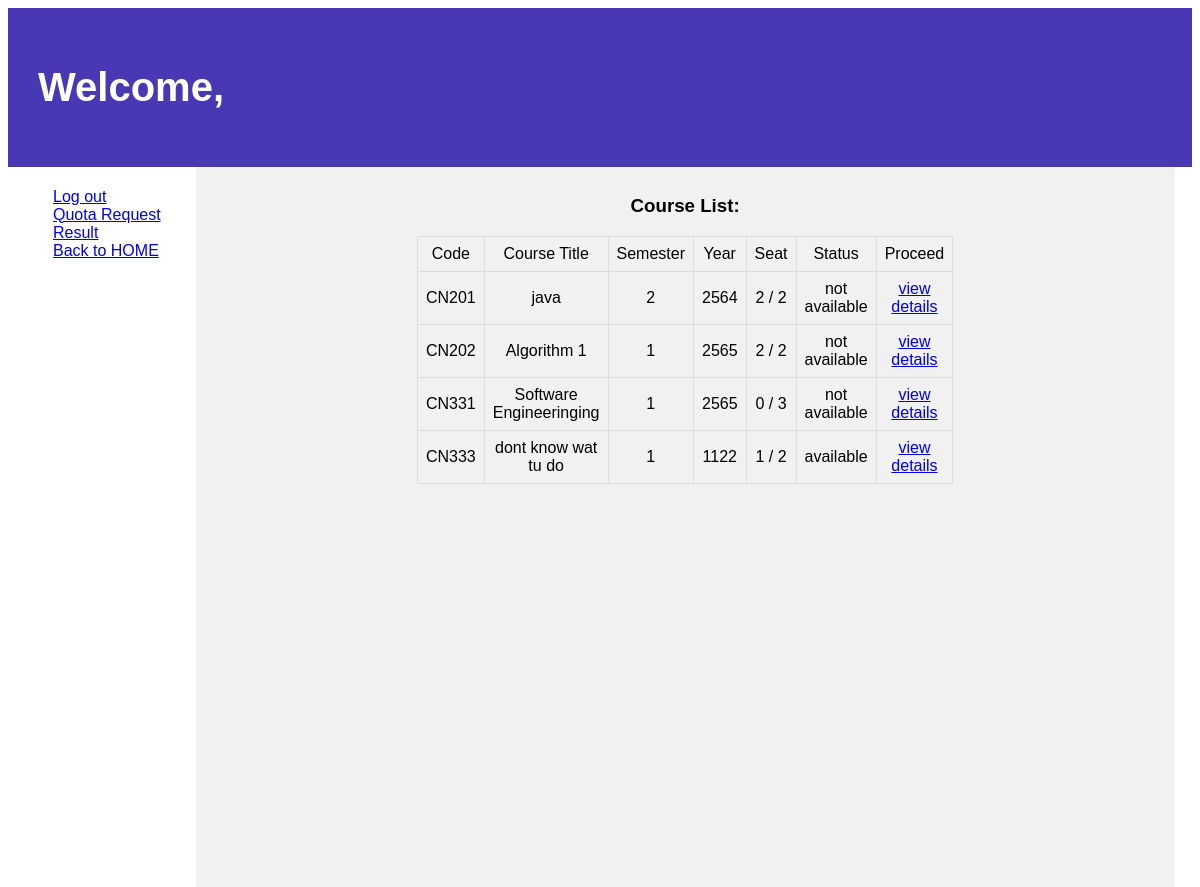
Before: /courses/ with the older database file.
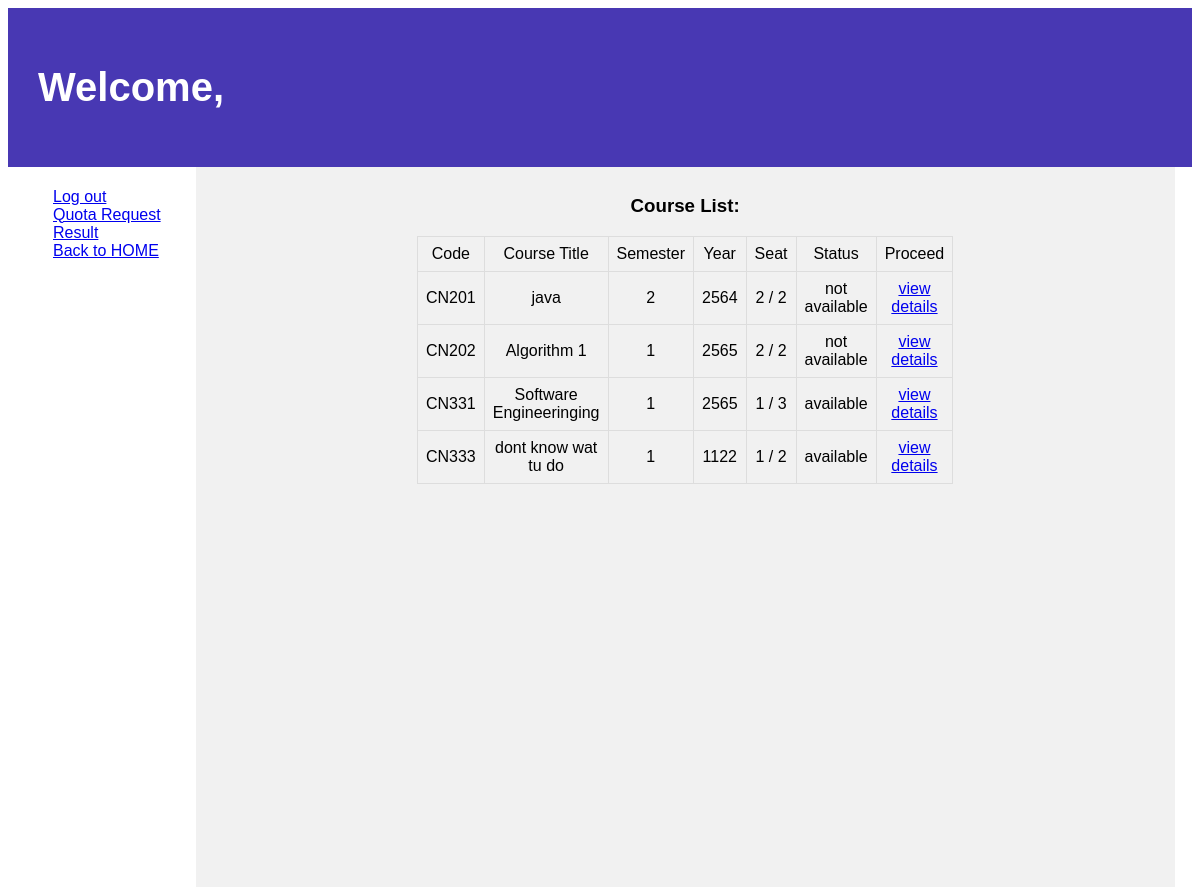
After: the same page with the newer database file.
### courses/models.py (models this page shows, shortened)
class Course(models.Model):
    c_id = models.CharField(max_length=5, unique=True)
    title = models.CharField(max_length=64, null=True, blank=True)
    semmester = models.IntegerField(null=True, blank=True)
    year = models.IntegerField(null=True, blank=True)
    seat_count = models.IntegerField(default=0, null=True, blank=True)
    max_seat = models.IntegerField(null=True, blank=True, default=5)
    quota = models.BooleanField(default=True)
    attend = models.ManyToManyField(User, blank=True)

### courses/views.py (the view)
# urls.py: path('', views.index, name= "c_index"),
def index(request) :
    return render(request, 'courses/index.html' ,{
        'courses': Course.objects.all().order_by('c_id')
    })

### courses/templates/courses/index.html (shortened to what this page needs)
{% extends 'courses/layout.html' %}
{% block body %}
<header>
    <h1> Welcome, {{ request.user.first_name }}</h1>
  </header>
  <section>
    <nav>
      <ul>
        <a href="{% url 'logout' %}">Log out</a>
        <br>
        <a href="{% url 'quota' %}">Quota Request Result</a>
        <br>
        <a href="{% url 'index' %}">Back to HOME</a>
      </ul>
    </nav>
    <article>
        <h1 align="center">Course List:</h1>
        <table style="width:50%" align="center">
            <thead>
                <tr align="center">
                    <td>Code</td>
                    <td>Course Title</td>
                    <td>Semester</td>
                    <td>Year</td>
                    <td>Seat</td>
                    <td>Status</td>
                    <td>Proceed</td>
                </tr>
            </thead>
            {% for course in courses %}
            <tbody>
                <tr align="center">
                    <td>{{ course.c_id }}</td>
                    <td>{{ course.title }}</td>
                    <td>{{ course.semmester}}</td>
                    <td>{{ course.year }}</td>
                    <td>{{ course.seat_count }} / {{course.max_seat}}</td>
                    <td> {% if course.quota %}
                          available
                          {% else %}
                          not available
                          {% endif %}
                    </td>
                    <td><a href="{% url 'course' course.id %}">view details</a>
                  </td>
                </tr>
            </tbody>
            {% endfor %}
        </table>
    </article>
  </section>
{% endblock %}

### courses/templates/courses/layout.html (shortened to what this page needs)
<!DOCTYPE html>
<html lang="en">
    <head>
        <titleCourses</title>
    </head>
    <body>
        {% block body %}
        {% endblock %}
    </body>
</html>

### courses/templates/courses/index.html (style rules this page uses)
body { font-family: Arial, Helvetica, sans-serif; }
header { background-color: rgb(72, 56, 179); padding: 30px; text-align: left; font-size: 20px; color: white; }
nav { float: left; width: 15%; height: 700px; background: rgb(255, 255, 255); padding: 5px; }
article { float: left; padding:10px; width: 81%; background-color: #f1f1f1; height: 700px; }
table { font-family: arial, sans-serif; border-collapse: collapse; width: 100%; }
td, th { border: 1px solid #dddddd; padding: 8px; }

Changed rows visible on the page:
changed Course "CN331": seat_count "0" → "1"; quota "not available" → "available"
